Frame 1 (no input): blank canvas, image omitted
Frame 60 (no input): blank canvas, image omitted
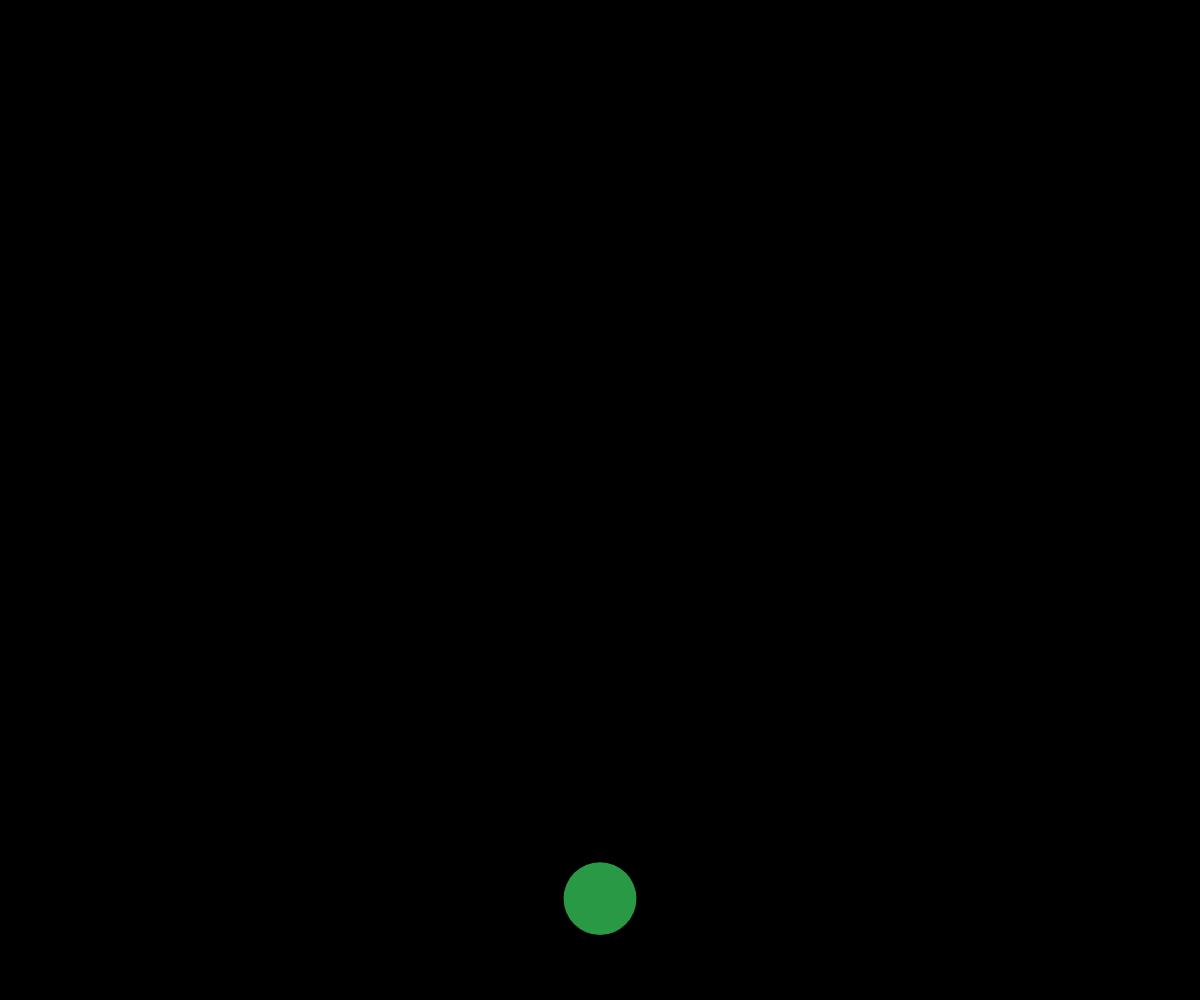
Frame 120 (the mouse pressed at the canvas centre since frame 60)

The p5.js sketch whose frames 1 and 60 were blank and that drew this single picture after the mouse press (run headless with seeded random() and noise() and a simulated clock; from frame 60 on, the mouse is pressed at the canvas centre):

// p5.js sketch
// ── sketch.js
// Project Title
// Your Name
// Date
//
// Extra for Experts:
// - describe what you did to take this project "above and beyond"

let shapes = [];

function setup() {
  createCanvas(windowWidth, windowHeight);
}

function draw() {
  background(0);
  noStroke();
  for(var i=0; i<shapes.length; i++){
    shapes[i].y+=shapes[i].dy;
    fill(shapes[i].color);
    ellipse(shapes[i].x, shapes[i].y, shapes[i].radius);
  }
}

function mousePressed(){
  let someShape = {
    x: mouseX,
    y: mouseY,
    radius: random(5,100),
    color: color(random(0,255),random(0,255),random(0,255),random(0,255)),
    dy: random(20,1)
  };
  shapes.push(someShape);
}

function windowResized(){
  setup();
}
